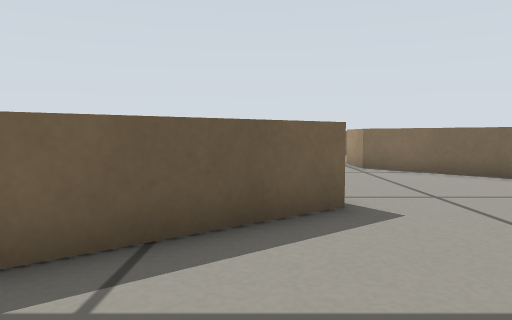
[1] (above)

24 first-person views from a walk through a robot-simulator world made for Gazebo. The camera is 0.26 m above the floor, tilts 4° down and sees 70° across. The floor is counted in squares, 0.25 m on a side. Each view is taken from the middle of a square. On the plan, view 1 faces up. The plan holds only what a view shows up to about 13 squares ahead; the rest is blank. The place goes on beyond the plan.

[2]
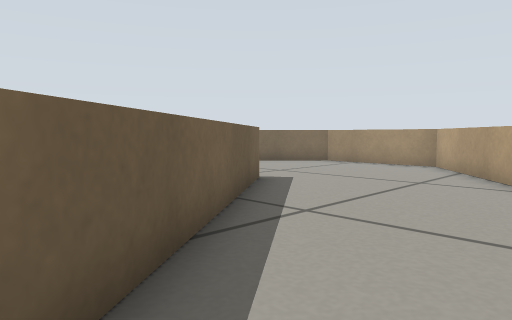

[3]
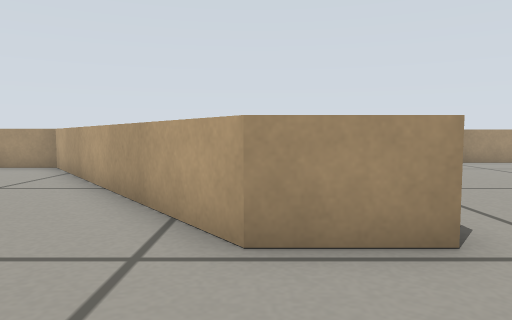

[4]
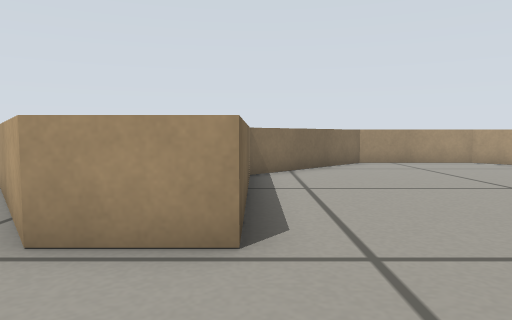

[5]
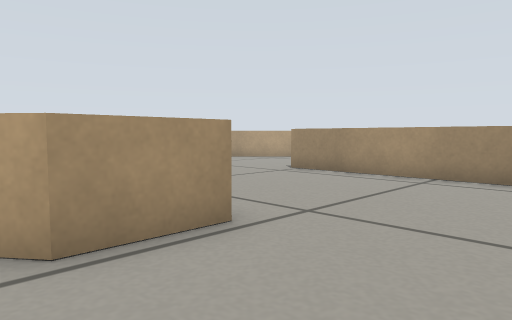

[6]
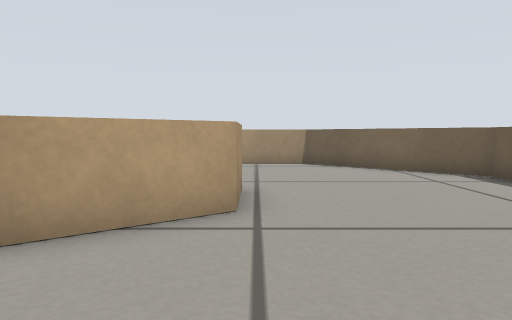

[7]
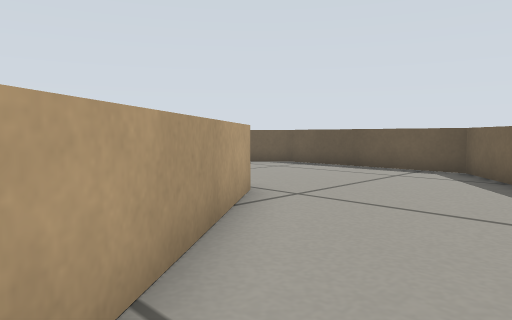

[8]
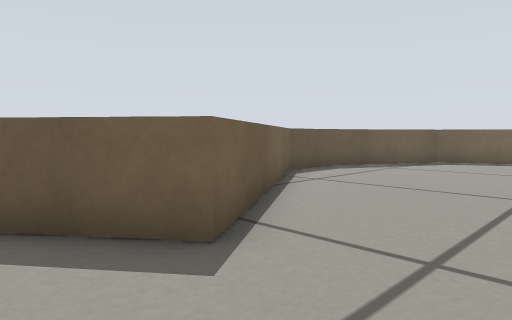

[9]
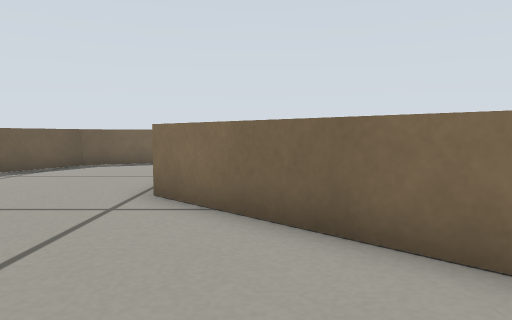

[10]
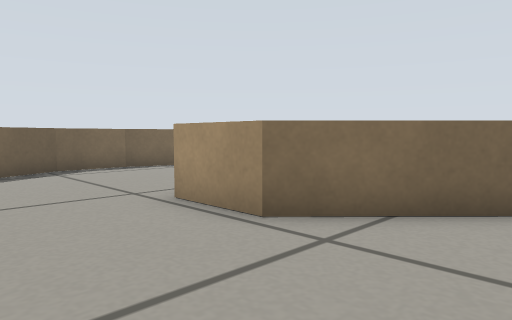

[11]
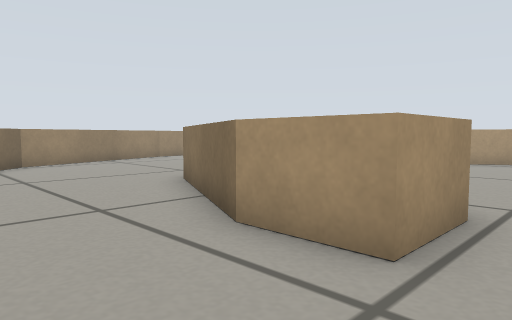

[12]
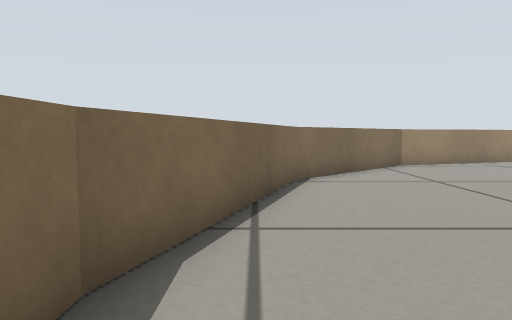

[13]
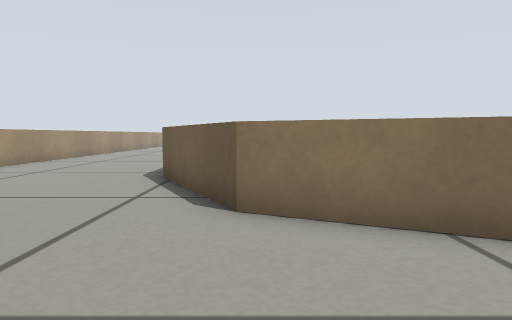

[14]
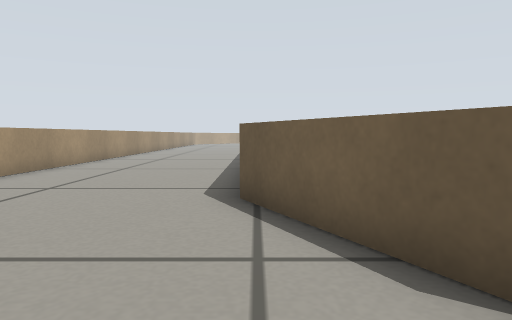

[15]
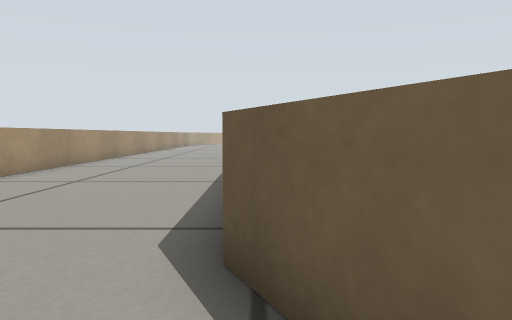

[16]
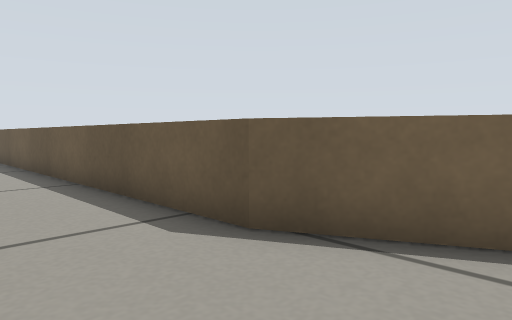

[17]
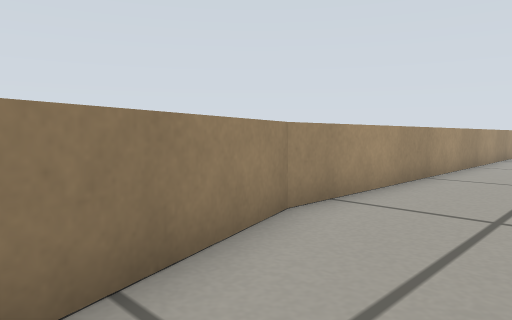

[18]
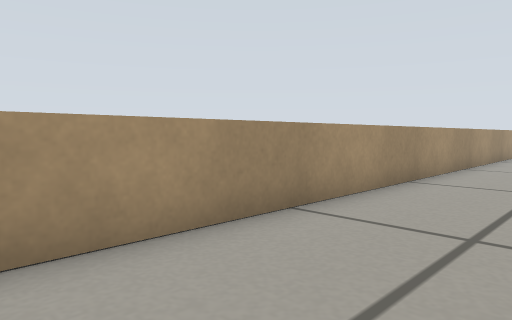

[19]
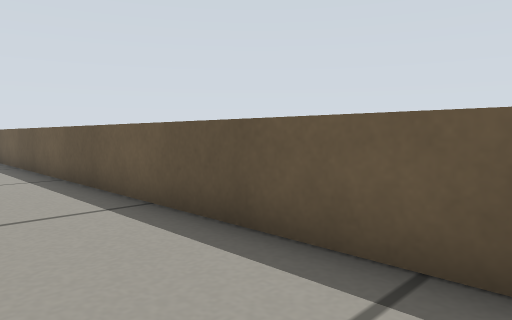

[20]
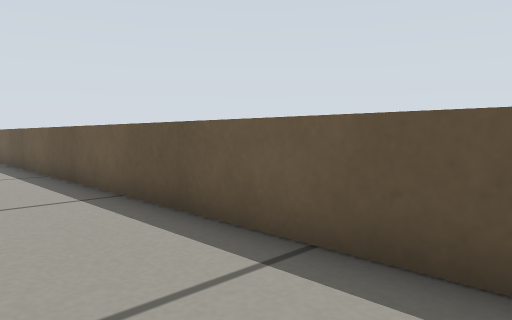

[21]
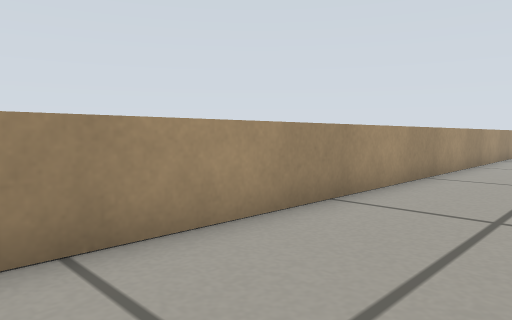

[22]
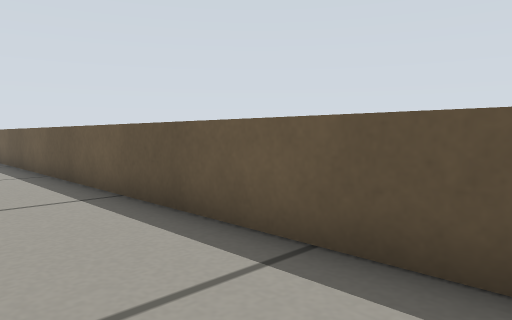

[23]
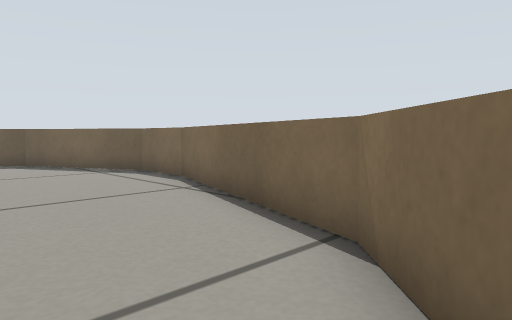

[24]
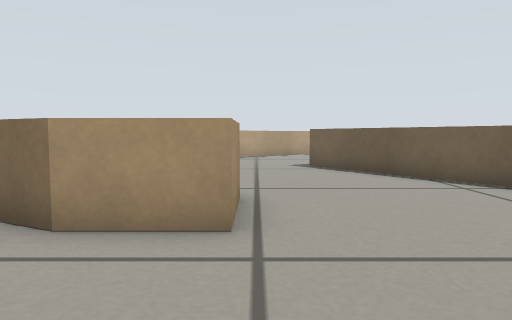

### Floor plan
Points are (right, up) in squares from view 1. A wall is a line through its corners. A room is listed if a view was taken in it or the views show most of it. See-through windows are left out.
Room 1 (views 1, 2, 3, 4, 5, 6)
walls: (4.1, -4.9) (-0.7, -4.9) (-0.7, -2.9) (1.4, -1.3); (-1.3, 3.1) (-6.7, -0.9) (-6.7, -6.9) (-2.8, -10.8) (3.4, -10.8); (9, -8.5) (5.2, -4.8)
ways out: opening at (-0.7, 1) to room 2
Room 2 (views 7, 8, 9, 10)
walls: (6.9, 7.5) (3.3, 11.2); (-1.2, 8.8) (1.3, 5.1) (-1.3, 3.1); (1.4, -1.3) (7.3, 3.2) (7.3, 5.3)
ways out: opening at (-0.7, 1) to room 1; opening at (1, 11) to room 3
Room 3 (views 11, 12, 13, 14, 15, 16, 17, 18, 19, 20, 21, 22, 23, 24)
walls: (3.3, 11.2) (3.3, 13.2) (5.2, 13.2) (9.3, 11.1) (11.3, 7.2) (11.3, -11.5); (17.3, -11.5) (17.3, 7.1) (15.3, 13.1) (11.3, 17.1) (5.3, 19.1) (3.3, 19.1) (-0.7, 17.1) (-2.7, 13.1) (-2.7, 11.1) (-1.2, 8.8)
ways out: opening at (1, 11) to room 2

Where each view was taken, in squares from view 1:
view 1: 0 up, 0 right, facing up
view 2: 1 down, 5 left, facing up-right
view 3: 3 down, 4 left, facing right
view 4: 5 down, 4 left, facing right
view 5: 2 down, 4 left, facing down-right
view 6: 2 up, 1 left, facing down
view 7: 2 up, 4 right, facing down-left
view 8: 3 up, 4 right, facing up-left
view 9: 5 up, 5 right, facing up
view 10: 8 up, 0 right, facing up-right
view 11: 16 up, 2 right, facing down-right
view 12: 18 up, 3 right, facing right
view 13: 16 up, 9 right, facing down
view 14: 13 up, 11 right, facing down
view 15: 10 up, 11 right, facing down
view 16: 10 up, 14 right, facing down-left
view 17: 11 up, 14 right, facing down-right
view 18: 2 up, 14 right, facing down-right
view 19: 3 up, 14 right, facing down-left
view 20: 0 up, 14 right, facing down-left
view 21: 1 down, 14 right, facing down-right
view 22: 4 down, 14 right, facing down-left
view 23: 14 up, 13 right, facing up-left
view 24: 17 up, 3 right, facing down
